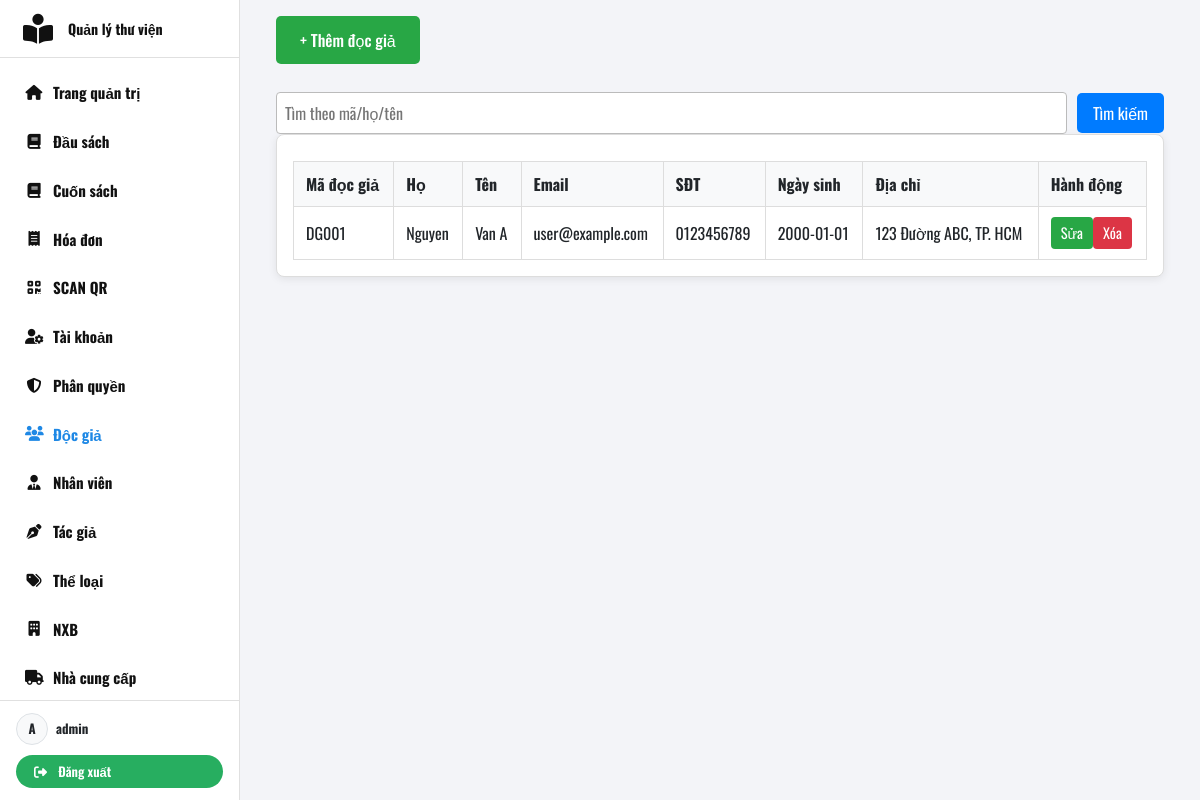
/admin/QuanLy/DocGia/QL_DocGia.php (signed in), run on an earlier commit of the app's database.
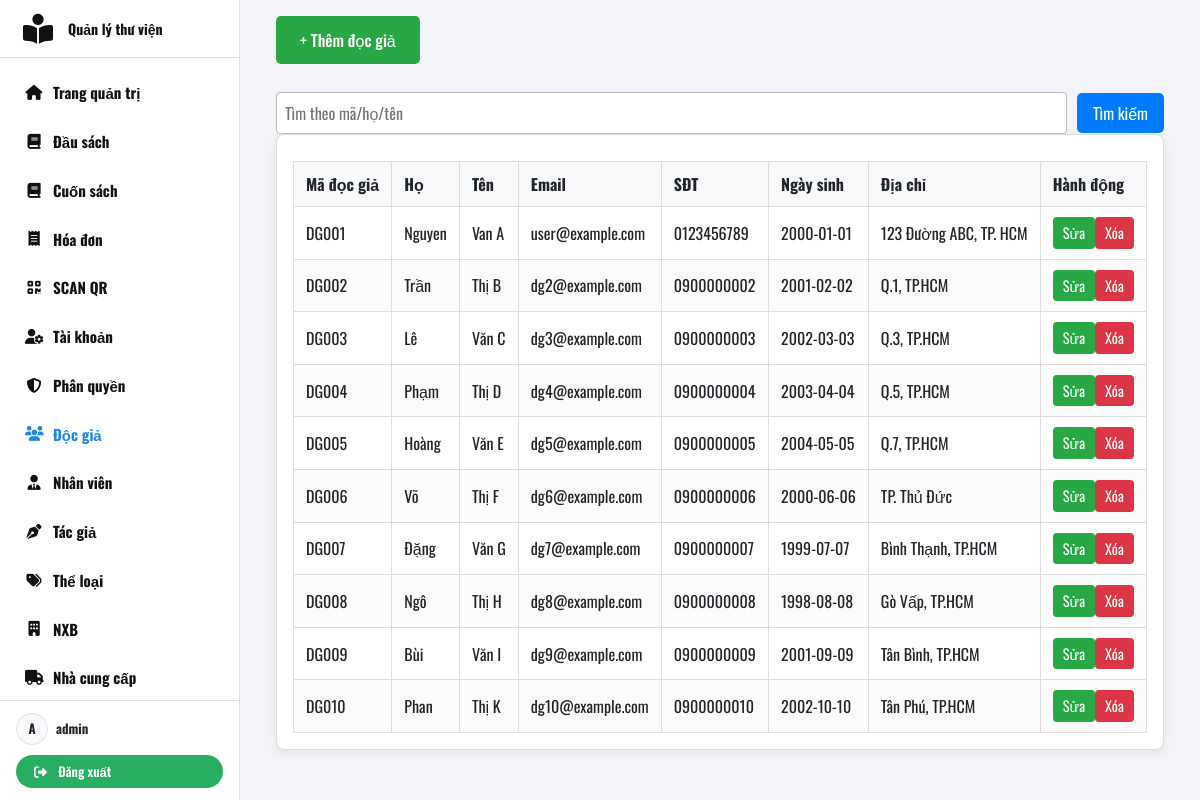
And on a later commit of the database.
### tables this page shows
CREATE TABLE `docgia` (
  `madocgia` varchar(50) NOT NULL,
  `hodocgia` varchar(100) DEFAULT NULL,
  `tendocgia` varchar(100) DEFAULT NULL,
  `email` varchar(100) DEFAULT NULL,
  `sdt` varchar(20) DEFAULT NULL,
  `ngaysinh` date DEFAULT NULL,
  `diachi` varchar(255) DEFAULT NULL
);

### admin/login/auth.php (called while the page is built, shortened)
<?php
require_once __DIR__ . '/../../database/ConnectDB.php';
function admin_is_logged_in(): bool
{
    return isset($_SESSION['admin_user']) && is_array($_SESSION['admin_user']);
}
function admin_current_user(): array
{
    return is_array($_SESSION['admin_user']) ? $_SESSION['admin_user'] : [];
}
function admin_is_super_admin(): bool
{
    $u = admin_current_user();
    return isset($u['tendangnhap']) && is_string($u['tendangnhap']) && $u['tendangnhap'] === 'admin';
}
function admin_has_permission(string $machucnang, ?string $hanhdong = null): bool
{
    $machucnang = trim($machucnang);
    if (admin_is_super_admin()) {
        return true;
    }
}

### database/ConnectDB.php (called while the page is built, shortened)
<?php
class ConnectDB
{
    private static ?ConnectDB $instance = null;
    private \mysqli $conn;
    private function __construct()
    {
        $servername = 'localhost';
        $username   = 'root';
        $password   = '';
        $dbname     = 'db_quanlythuvien';
        $this->conn = new \mysqli($servername, $username, $password, $dbname);
    }
    public static function getInstance(): ConnectDB
    {
        if (self::$instance === null) {
            self::$instance = new ConnectDB();
        }
        return self::$instance;
    }
    public function getConnection(): \mysqli
    {
        return $this->conn;
    }
}
?>

### DAO/DocGiaDAO.php (called while the page is built, shortened)
<?php
require_once __DIR__ . '/../database/ConnectDB.php';
class DocGiaDAO {
    public function ToanBoDanhSach($conn) {
        $sql = "SELECT * FROM docgia";
        $stmt = $conn->prepare($sql);
        $stmt->execute();
        $result = $stmt->get_result();
        return $result;
    }
}
?>

### admin/QuanLy/DocGia/QL_DocGia.php (the view, shortened to what this page needs)
<?php
require_once __DIR__ . '/../../login/auth.php';
?>
<!DOCTYPE html>
<html lang="vi">
<head>
  <link rel="stylesheet" href="/assets/bootstrap/css/bootstrap.min.css">
</head>
<body>
  <?php require_once __DIR__ . '/../../layout/admin_sidebar.php'; ?>
  <div class="container">
  <?php
    require_once '../../../database/KetNoiDB.php';
    require_once '../../../DAO/DocGiaDAO.php';
    $conn = ConnectDB::getInstance()->getConnection();
    $dao = new DocGiaDAO();
    $query = isset($_GET['search']) && trim($_GET['search']) !== '' ? $dao->TimKiem($conn, $_GET['search']) : $dao->ToanBoDanhSach($conn);
    ?>
  <button class="toggle-btn" id="toggleFormBtn">+ Thêm đọc giả</button>
  <div class="form-search" style="margin-top:12px;">
    <form method="GET" style="display:flex; gap:10px; align-items:center;">
      <input type="text" name="search" placeholder="Tìm theo mã/họ/tên" style="flex:1;padding:8px;border:1px solid #bbb;border-radius:4px;">
      <button type="submit" class="btn">Tìm kiếm</button>
    </form>
  </div>
  <div class="panel">
    <div class="table-responsive">
      <table id="resultTable">
        <thead>
          <tr>
            <th>Mã đọc giả</th>
            <th>Họ</th>
            <th>Tên</th>
            <th>Email</th>
            <th>SĐT</th>
            <th>Ngày sinh</th>
            <th>Địa chỉ</th>
            <th>Hành động</th>
          </tr>
        </thead>
        <tbody>
          <?php
            while($row = $query->fetch_assoc()) {
              echo '<tr>';
              echo '<td>'.htmlspecialchars($row['madocgia']).'</td>';
              echo '<td>'.htmlspecialchars($row['hodocgia']).'</td>';
              echo '<td>'.htmlspecialchars($row['tendocgia']).'</td>';
              echo '<td>'.htmlspecialchars($row['email']).'</td>';
              echo '<td>'.htmlspecialchars($row['sdt']).'</td>';
              echo '<td>'.htmlspecialchars($row['ngaysinh']).'</td>';
              echo '<td>'.htmlspecialchars($row['diachi']).'</td>';
              echo '<td>';
              echo '<a class="action-link edit" href="Sua_DocGia.php?madocgia='.urlencode($row['madocgia']).'">Sửa</a>';
              echo '<a class="action-link delete" href="QL_DocGia.php?luachon=Xoa&madocgia='.urlencode($row['madocgia']).'" onclick="return confirm(\'Bạn có chắc muốn xóa?\')">Xóa</a>';
              echo '</td>';
              echo '</tr>';
            }
          ?>
        </tbody>
      </table>
    </div>
  </div>
  </div>
</body>
</html>

### admin/layout/admin_sidebar.php (shortened to what this page needs)
<?php
require_once __DIR__ . '/../login/auth.php';
$admin = admin_current_user();
$adminUsername = (string)($admin['tendangnhap'] ?? 'Admin');
?>
<?php
$currentPath = parse_url($_SERVER['REQUEST_URI'] ?? '', PHP_URL_PATH) ?? '';
$isActive = static function (string $pattern) use ($currentPath): bool {
    return $pattern !== '' && strpos($currentPath, $pattern) !== false;
};
$isHome = $isActive('/admin/adminMenu.php');
$isDauSach = $isActive('/admin/QuanLy/Sach/DauSach/');
$isCuonSach = $isActive('/admin/QuanLy/Sach/CuonSach/');
$isHoaDon = $isActive('/admin/QuanLy/HoaDon/');
$isScanQr = $isActive('/admin/QuanLy/Scan_QR/');
$isTaiKhoan = $isActive('/admin/QuanLy/TaiKhoan/');
$isDocGia = $isActive('/admin/QuanLy/DocGia/');
$isNhanVien = $isActive('/admin/QuanLy/NhanVien/');
$isTacGia = $isActive('/admin/QuanLy/TacGia/');
$isTheLoai = $isActive('/admin/QuanLy/Sach/TheLoai/');
$isNxb = $isActive('/admin/QuanLy/Sach/NhaXuatBan/');
$isNhaCungCap = $isActive('/admin/QuanLy/NhaCungCap/');
$isPhanQuyen = $isActive('/admin/QuanLy/TaiKhoan/QL_PhanQuyen.php');
$canTaiKhoan = admin_has_permission('TAIKHOAN');
?>
<link rel="stylesheet" href="/assets/css/header.css">
<link rel="stylesheet" href="/assets/fonts/font.css">
<link rel="stylesheet" href="https://cdnjs.cloudflare.com/ajax/libs/font-awesome/6.7.2/css/all.min.css">
<link rel="stylesheet" href="/assets/css/admin_sidebar.css">
<aside class="admin-sidebar" aria-label="Menu quản trị">
    <div class="admin-sidebar-header">
        <a href="/admin/adminMenu.php" class="d-flex align-items-center gap-2 text-decoration-none">
            <i class="fa-solid fa-book-open-reader admin-brand-icon" aria-hidden="true"></i>
            <span class="admin-sidebar-title">Quản lý thư viện</span>
        </a>
    </div>
    <nav class="admin-sidebar-nav">
        <ul>
            <?php if (admin_has_permission('DASHBOARD')): ?>
                <li>
                    <a href="/admin/adminMenu.php" class="<?php echo $isHome ? 'active' : ''; ?>">
                        <i class="fa-solid fa-house admin-nav-icon" aria-hidden="true"></i>
                        <span>Trang quản trị</span>
                    </a>
                </li>
            <?php endif; ?>
            <?php if (admin_has_permission('SACH')): ?>
                <li>
                    <a href="/admin/QuanLy/Sach/DauSach/QL_DauSach.php" class="<?php echo $isDauSach ? 'active' : ''; ?>">
                        <i class="fa-solid fa-book admin-nav-icon" aria-hidden="true"></i>
                        <span>Đầu sách</span>
                    </a>
                </li>
            <?php endif; ?>
            <?php if (admin_has_permission('CUONSACH')): ?>
                <li>
                    <a href="/admin/QuanLy/Sach/CuonSach/QL_CuonSach.php" class="<?php echo $isCuonSach ? 'active' : ''; ?>">
                        <i class="fa-solid fa-book admin-nav-icon" aria-hidden="true"></i>
                        <span>Cuốn sách</span>
                    </a>
                </li>
            <?php endif; ?>
            <?php if (admin_has_permission('HOADON')): ?>
                <li>
                    <a href="/admin/QuanLy/HoaDon/QL_HoaDon.php" class="<?php echo $isHoaDon ? 'active' : ''; ?>">
                        <i class="fa-solid fa-receipt admin-nav-icon" aria-hidden="true"></i>
                        <span>Hóa đơn</span>
                    </a>
                </li>
            <?php endif; ?>
            <?php if (admin_has_permission('SCAN_QR')): ?>
                <li>
                    <a href="/admin/QuanLy/Scan_QR/scan_qr.php" class="<?php echo $isScanQr ? 'active' : ''; ?>">
                        <i class="fa-solid fa-qrcode admin-nav-icon" aria-hidden="true"></i>
                        <span>SCAN QR</span>
                    </a>
                </li>
            <?php endif; ?>
            <?php if ($canTaiKhoan): ?>
                <li>
                    <a href="/admin/QuanLy/TaiKhoan/QL_TaiKhoan.php" class="<?php echo $isTaiKhoan ? 'active' : ''; ?>">
                        <i class="fa-solid fa-user-gear admin-nav-icon" aria-hidden="true"></i>
                        <span>Tài khoản</span>
                    </a>
                </li>
            <?php endif; ?>
            <li>
                <a
                    href="/admin/QuanLy/TaiKhoan/QL_PhanQuyen.php"
                    class="<?php echo $isPhanQuyen ? 'active' : ''; ?> <?php echo $canTaiKhoan ? '' : 'admin-nav-disabled'; ?>"
                    <?php echo $canTaiKhoan ? '' : 'aria-disabled="true" tabindex="-1"'; ?>
                >
                    <i class="fa-solid fa-shield-halved admin-nav-icon" aria-hidden="true"></i>
                    <span>Phân quyền</span>
                </a>
            </li>
            <?php if (admin_has_permission('DOCGIA')): ?>
                <li>
                    <a href="/admin/QuanLy/DocGia/QL_DocGia.php" class="<?php echo $isDocGia ? 'active' : ''; ?>">
                        <i class="fa-solid fa-users admin-nav-icon" aria-hidden="true"></i>
                        <span>Độc giả</span>
                    </a>
                </li>
            <?php endif; ?>
            <?php if (admin_has_permission('NHANVIEN')): ?>
                <li>
                    <a href="/admin/QuanLy/NhanVien/QL_NhanVien.php" class="<?php echo $isNhanVien ? 'active' : ''; ?>">
                        <i class="fa-solid fa-user-tie admin-nav-icon" aria-hidden="true"></i>
                        <span>Nhân viên</span>
                    </a>
                </li>
            <?php endif; ?>
            <?php if (admin_has_permission('TACGIA')): ?>
                <li>
                    <a href="/admin/QuanLy/TacGia/QL_TacGia.php" class="<?php echo $isTacGia ? 'active' : ''; ?>">
                        <i class="fa-solid fa-pen-nib admin-nav-icon" aria-hidden="true"></i>
                        <span>Tác giả</span>
                    </a>
                </li>
            <?php endif; ?>
            <?php if (admin_has_permission('THELOAI')): ?>
                <li>
                    <a href="/admin/QuanLy/Sach/TheLoai/QL_TheLoai.php" class="<?php echo $isTheLoai ? 'active' : ''; ?>">
                        <i class="fa-solid fa-tags admin-nav-icon" aria-hidden="true"></i>
                        <span>Thể loại</span>
                    </a>
                </li>
            <?php endif; ?>
            <?php if (admin_has_permission('NXB')): ?>
                <li>
                    <a href="/admin/QuanLy/Sach/NhaXuatBan/QL_NhaXuatBan.php" class="<?php echo $isNxb ? 'active' : ''; ?>">
                        <i class="fa-solid fa-building admin-nav-icon" aria-hidden="true"></i>
                        <span>NXB</span>
                    </a>
                </li>
            <?php endif; ?>
            <?php if (admin_has_permission('NHACUNGCAP')): ?>
                <li>
                    <a href="/admin/QuanLy/NhaCungCap/QL_NhaCungCap.php" class="<?php echo $isNhaCungCap ? 'active' : ''; ?>">
                        <i class="fa-solid fa-truck admin-nav-icon" aria-hidden="true"></i>
                        <span>Nhà cung cấp</span>
                    </a>
                </li>
            <?php endif; ?>
        </ul>
    </nav>
    <div class="admin-sidebar-actions">
        <?php
        $displayName = $adminUsername;
        $initial = 'A';
        if (function_exists('mb_substr')) {
            $initial = mb_strtoupper(mb_substr(trim($displayName), 0, 1, 'UTF-8'), 'UTF-8');
        } else {
            $initial = strtoupper(substr(trim($displayName), 0, 1));
        }
        ?>
        <div class="admin-user-chip" aria-label="Tài khoản">
            <div class="admin-avatar rounded-circle border bg-light d-inline-flex align-items-center justify-content-center">
                <?= htmlspecialchars($initial, ENT_QUOTES) ?>
            </div>
            <span class="admin-user-name">
                <?= htmlspecialchars($displayName, ENT_QUOTES) ?>
            </span>
        </div>
        <a href="/admin/login/logout.php" class="main-btn main-btn-primary" aria-label="Đăng xuất">
            <i class="fa-solid fa-right-from-bracket"></i>
            <span class="ms-2">Đăng xuất</span>
        </a>
    </div>
</aside>

### assets/css/header.css (style rules this page uses)
.main-btn-primary { background: #2ecc71; padding: 6px 16px; border-radius: 30px; color: white; text-decoration: none; font-size: 13px; font-weight: 600; }
.main-btn { white-space: nowrap; }
.main-btn-primary { background: #27ae60; padding: 7px 18px; border-radius: 999px; color: white; font-size: 13px; font-weight: 600; text-decoration: none; transition: .2s; }

### assets/css/admin_sidebar.css (style rules this page uses)
:root { --admin-sidebar-width: 240px; --admin-sidebar-border: #e0e0e0; --admin-sidebar-bg: #ffffff; --admin-link-hover: #1e88e5; }
body.admin-has-sidebar { padding-left: var(--admin-sidebar-width); }
.admin-user-chip { display: inline-flex; align-items: center; gap: 8px; }
.admin-avatar { width: 32px; height: 32px; font-weight: 800; font-size: 13px; line-height: 1; }
.admin-user-name { font-size: 13px; font-weight: 700; white-space: nowrap; max-width: 180px; overflow: hidden; text-overflow: ellipsis; }
.admin-sidebar { position: fixed; top: 0; left: 0; width: var(--admin-sidebar-width); height: 100vh; background: var(--admin-sidebar-bg); border-right: 1px solid var(--admin-sidebar-border); z-index: 1100; display: flex; flex-direction: column; font-family: Roboto, Arial, sans-serif; }
.admin-sidebar-header { height: 64px; display: flex; align-items: center; gap: 10px; padding: 0 16px; border-bottom: 1px solid var(--admin-sidebar-border); }
.admin-sidebar-header .admin-brand-icon { font-size: 30px; width: 44px; height: 44px; display: inline-flex; align-items: center; justify-content: center; color: #111; }
.admin-sidebar-title { font-weight: 700; font-size: 14px; color: #111; white-space: nowrap; overflow: hidden; text-overflow: ellipsis; }
.admin-sidebar-nav { padding: 10px 0; overflow: auto; flex: 1 1 auto; }
.admin-sidebar-nav ul { list-style: none; margin: 0; padding: 0; }
.admin-sidebar-nav li { padding: 2px 10px; }
.admin-sidebar-nav a { display: flex; align-items: center; gap: 10px; padding: 12px 14px; color: #111; text-decoration: none; font-size: 15px; font-weight: 700; line-height: 1.25; border-radius: 10px; border: 1px solid transparent; }
.admin-nav-icon { width: 18px; text-align: center; flex: 0 0 18px; }
.admin-sidebar-nav a.active { color: var(--admin-link-hover); background: transparent; border-color: transparent; }
.admin-sidebar-actions { padding: 12px 16px; border-top: 1px solid var(--admin-sidebar-border); display: flex; flex-direction: column; gap: 10px; }
.admin-sidebar-actions .admin-user-chip { width: 100%; }
.admin-sidebar-actions .main-btn { width: 100%; justify-content: center; }

### admin/QuanLy/DocGia/QL_DocGia.php (style rules this page uses)
body { font-family:Arial,Helvetica,sans-serif;background:#f3f4f8;margin:0;padding:0; }
.container { width:95%;max-width:1100px;margin:1rem auto; }
.panel { background:#fff;border:1px solid #ddd;border-radius:8px;padding:16px;margin-bottom:16px;box-shadow:0 2px 8px rgba(0,0,0,.08); }
.btn { background:#007bff;color:#fff;border:none;padding:8px 16px;border-radius:5px;cursor:pointer;transition:.2s; }
.table-responsive { overflow-x:auto; }
table { width:100%;border-collapse:collapse;margin-top:10px; }
th,td { padding:10px 12px;border:1px solid #ddd;text-align:left; }
th { background:#f8f9fa; }
tr:nth-child(even) { background:#fbfbfb; }
a.action-link { display:inline-block;padding:5px 10px;border-radius:4px;color:#fff;text-decoration:none;font-size:.9rem; }
a.edit { background:#28a745; }
a.delete { background:#dc3545; }
.toggle-btn { display:inline-block;background:#28a745;color:#fff;border:none;border-radius:5px;padding:12px 24px;cursor:pointer;text-decoration:none;transition:all .2s ease;font-weight:500;font-size:1rem;margin-bottom:16px; }

### admin/layout/admin_sidebar.php (style rules this page uses)
.admin-sidebar { font-family: 'Oswald', sans-serif !important; }

What changed in the data, as far as the page shows it:
added docgia: madocgia "DG002", hodocgia "Trần", tendocgia "Thị B", email "dg2@example.com", sdt "0900000002", ngaysinh "2001-02-02", diachi "Q.1, TP.HCM"
added docgia: madocgia "DG003", hodocgia "Lê", tendocgia "Văn C", email "dg3@example.com", sdt "0900000003", ngaysinh "2002-03-03", diachi "Q.3, TP.HCM"
added docgia: madocgia "DG004", hodocgia "Phạm", tendocgia "Thị D", email "dg4@example.com", sdt "0900000004", ngaysinh "2003-04-04", diachi "Q.5, TP.HCM"
added docgia: madocgia "DG005", hodocgia "Hoàng", tendocgia "Văn E", email "dg5@example.com", sdt "0900000005", ngaysinh "2004-05-05", diachi "Q.7, TP.HCM"
added docgia: madocgia "DG006", hodocgia "Võ", tendocgia "Thị F", email "dg6@example.com", sdt "0900000006", ngaysinh "2000-06-06", diachi "TP. Thủ Đức"
added docgia: madocgia "DG007", hodocgia "Đặng", tendocgia "Văn G", email "dg7@example.com", sdt "0900000007", ngaysinh "1999-07-07", diachi "Bình Thạnh, TP.HCM"
added docgia: madocgia "DG008", hodocgia "Ngô", tendocgia "Thị H", email "dg8@example.com", sdt "0900000008", ngaysinh "1998-08-08", diachi "Gò Vấp, TP.HCM"
added docgia: madocgia "DG009", hodocgia "Bùi", tendocgia "Văn I", email "dg9@example.com", sdt "0900000009", ngaysinh "2001-09-09", diachi "Tân Bình, TP.HCM"
added docgia: madocgia "DG010", hodocgia "Phan", tendocgia "Thị K", email "dg10@example.com", sdt "0900000010", ngaysinh "2002-10-10", diachi "Tân Phú, TP.HCM"
